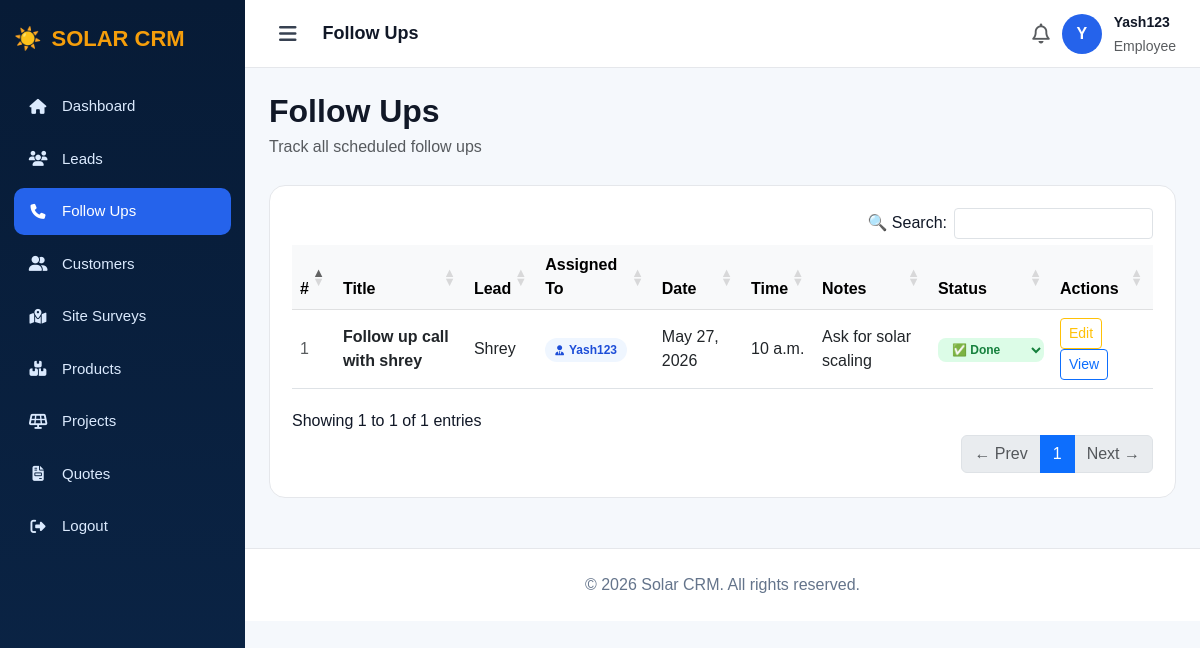
Screenshot of /followups/ (signed in) with the database file from the repository.
### app/models.py (models this page shows, shortened)
class FollowUp(models.Model):
    lead = models.ForeignKey(Lead, on_delete=models.CASCADE)
    title = models.CharField(max_length=200)
    follow_up_date = models.DateField()
    follow_up_time = models.TimeField(null=True, blank=True)
    notes = models.TextField(blank=True, null=True)
    done = models.BooleanField(default=False)
    created_at = models.DateTimeField(auto_now_add=True)

class Lead(models.Model):
    STATUS_CHOICES = [
        ('New', 'New'),
        ('Contacted', 'Contacted'),
        ('Qualified', 'Qualified'),
        ('Proposal', 'Proposal'),
        ('Won', 'Won'),
        ('Lost', 'Lost'),
    ]
    name = models.CharField(max_length=100)
    email = models.EmailField()
    phone = models.CharField(max_length=15)
    description = models.TextField(blank=True, null=True)
    status = models.CharField(max_length=50, choices=STATUS_CHOICES, default='New')
    budget = models.DecimalField(max_digits=12, decimal_places=2, default=0)
    created_at = models.DateTimeField(auto_now_add=True)
    assigned_to = models.ForeignKey(User, on_delete=models.SET_NULL, null=True, blank=True, related_name='assigned_leads')
    monthly_bill = models.DecimalField(max_digits=10, decimal_places=2, null=True, blank=True)
    solar_kwh_required = models.DecimalField(max_digits=6, decimal_places=2, null=True, blank=True)

### app/views.py (the view)
# urls.py: path('followups/', views.followups, name='followups'),
@login_required
def followups(request):
    if request.user.is_superuser:
        followups = FollowUp.objects.all().order_by('follow_up_date', 'follow_up_time')
    else:
        followups = FollowUp.objects.filter(lead__assigned_to=request.user).order_by('follow_up_date', 'follow_up_time')
    return render(request, 'followups.html', {'followups': followups})

### app/templates/followups.html (shortened to what this page needs)
<!DOCTYPE html>
<html>
<head>
    <link href="https://cdn.jsdelivr.net/npm/bootstrap@5.3.0/dist/css/bootstrap.min.css" rel="stylesheet">
    <link href="https://cdnjs.cloudflare.com/ajax/libs/font-awesome/6.5.1/css/all.min.css" rel="stylesheet">
    <link rel="stylesheet" href="https://cdn.datatables.net/1.13.6/css/dataTables.bootstrap5.min.css">
    <link rel="stylesheet" href="https://cdn.datatables.net/buttons/2.4.1/css/buttons.bootstrap5.min.css">
</head>
<body>
<div class="sidebar" id="sidebar">
    <div class="brand">☀️ <span class="brand-text"><span>SOLAR</span> CRM</span></div>
    <div class="menu">
        <a href="/dashboard/"><i class="fa-solid fa-house"></i><span class="menu-label">Dashboard</span></a>
        <a href="/leads/"><i class="fa-solid fa-users"></i><span class="menu-label">Leads</span></a>
        <a href="/followups/" class="active"><i class="fa-solid fa-phone"></i><span class="menu-label">Follow Ups</span></a>
        <a href="/customers/"><i class="fa-solid fa-user-group"></i><span class="menu-label">Customers</span></a>
         <a href="/site-surveys/"><i class="fa-solid fa-map-location-dot"></i><span class="menu-label">Site Surveys</span></a>
         <a href="/products/"><i class="fa-solid fa-boxes-stacked"></i><span class="menu-label"> Products</span></a>
        <a href="/projects/"><i class="fa-solid fa-solar-panel"></i><span class="menu-label">Projects</span></a>
        <a href="/quotes/"><i class="fa-solid fa-file-invoice"></i><span class="menu-label">Quotes</span></a>
        <a href="/logout/"><i class="fa-solid fa-right-from-bracket"></i><span class="menu-label">Logout</span></a>
    </div>
</div>
<div class="main" id="main">
    <div class="topbar">
        <div class="d-flex align-items-center gap-3">
            <button class="hamburger" onclick="toggleSidebar()"><i class="fa-solid fa-bars"></i></button>
            <strong style="font-size:18px;">Follow Ups</strong>
        </div>
        <div class="admin-box">
            <i class="fa-regular fa-bell fs-5 text-muted"></i>
            <div class="avatar">{{ request.user.username|slice:":1"|upper }}</div>
            <div><strong style="font-size:14px;">{{ request.user.username }}</strong><br>
            <small class="text-muted">{% if request.user.is_superuser %}Admin{% else %}Employee{% endif %}</small></div>
        </div>
    </div>
    <div class="content">
        <div class="page-header">
            <div><h2>Follow Ups</h2><p class="text-muted mb-0">Track all scheduled follow ups</p></div>
        </div>
        <div class="panel">
            {% if followups %}
            <div class="table-responsive">
                <table id="dataTable" class="table table-hover align-middle mb-0">
                    <thead class="table-light">
                        <tr>
                            <th>#</th>
                            <th>Title</th>
                            <th>Lead</th>
                            <th>Assigned To</th>
                            <th>Date</th>
                            <th>Time</th>
                            <th>Notes</th>
                            <th>Status</th>
                            <th>Actions</th>
                        </tr>
                    </thead>
                    <tbody>
                        {% for f in followups %}
                        <tr>
                            <td class="text-muted">{{ forloop.counter }}</td>
                            <td><strong>{{ f.title }}</strong></td>
                            <td>{{ f.lead.name }}</td>
                            <td>
                                {% if f.lead.assigned_to %}
                                <span class="assigned-badge">
                                    <i class="fa-solid fa-user-tie"></i>
                                    {{ f.lead.assigned_to.username }}
                                </span>
                                {% else %}
                                <span class="text-muted" style="font-size:12px;">Unassigned</span>
                                {% endif %}
                            </td>
                            <td>{{ f.follow_up_date }}</td>
                            <td>{{ f.follow_up_time|default:"—" }}</td>
                            <td>{{ f.notes|truncatechars:35|default:"—" }}</td>
                            <td>
                                <select
                                    class="status-select {% if f.done %}status-done{% else %}status-pending{% endif %}"
                                    data-followup-id="{{ f.id }}"
                                    onchange="changeFollowUpStatus(this.dataset.followupId, this)">
                                    <option value="done" {% if f.done %}selected{% endif %}>✅ Done</option>
                                </select>
                            </td>
                            <td>
                                <a href="/followups/{{ f.id }}/edit/" class="btn btn-sm btn-outline-warning">Edit</a>
                                <a href="/followups/{{ f.id }}/view/" class="btn btn-sm btn-outline-primary">View</a>
                            </td>
                        </tr>
                        {% endfor %}
                    </tbody>
                </table>
            </div>
            {% else %}
            <div class="text-center py-5">
                <i class="fa-solid fa-phone fa-3x text-muted mb-3"></i>
                <p class="text-muted">No follow ups yet.</p>
                {% if request.user.is_superuser %}<a href="/followups/add/" class="add-btn">+ Add First Follow Up</a>{% endif %}
            </div>
            {% endif %}
        </div>
    </div>
    <div class="footer">© 2026 Solar CRM. All rights reserved.</div>
</div>
</body>
</html>

### app/templates/followups.html (style rules this page uses)
* { box-sizing: border-box; }
body { margin: 0; background: #f5f8fc; font-family: Arial, sans-serif; color: #111827; }
.sidebar { width: 245px; height: 100vh; position: fixed; left: 0; top: 0; background: linear-gradient(180deg, #071b36, #0b2547); color: white; padding: 22px 14px; overflow-y: auto; overflow-x: hidden; transition: width 0.3s ease; z-index: 1000; }
.brand { font-size: 22px; font-weight: 800; margin-bottom: 28px; display: flex; align-items: center; gap: 10px; white-space: nowrap; overflow: hidden; }
.brand span { color: #f59e0b; }
.menu a { display: flex; align-items: center; gap: 14px; padding: 12px 14px; margin-bottom: 6px; color: #dbeafe; text-decoration: none; border-radius: 10px; font-size: 15px; white-space: nowrap; overflow: hidden; transition: all 0.2s; }
.menu a i { flex-shrink: 0; width: 20px; text-align: center; }
.menu a.active, .menu a:hover { background: #2563eb; color: white; }
.main { margin-left: 245px; min-height: 100vh; transition: margin-left 0.3s ease; }
.topbar { height: 68px; background: white; border-bottom: 1px solid #e5e7eb; padding: 0 24px; display: flex; align-items: center; justify-content: space-between; position: sticky; top: 0; z-index: 999; }
.hamburger { cursor: pointer; font-size: 20px; color: #374151; background: none; border: none; padding: 6px 10px; border-radius: 8px; }
.admin-box { display: flex; align-items: center; gap: 12px; }
.avatar { width: 40px; height: 40px; border-radius: 50%; background: #2563eb; display: flex; align-items: center; justify-content: center; color: white; font-weight: bold; font-size: 16px; }
.content { padding: 24px; }
.page-header { display: flex; justify-content: space-between; align-items: center; margin-bottom: 26px; }
.page-header h2 { font-weight: 800; margin-bottom: 5px; }
.panel { background: white; border: 1px solid #e5e7eb; border-radius: 16px; padding: 22px; }
.footer { text-align: center; padding: 24px; color: #64748b; border-top: 1px solid #e5e7eb; background: white; margin-top: 26px; }
.status-select { border: none; border-radius: 8px; padding: 4px 10px; font-size: 12px; font-weight: 600; cursor: pointer; outline: none; }
.status-done { background: #dcfce7; color: #15803d; }
.assigned-badge { display: inline-flex; align-items: center; gap: 5px; background: #eff6ff; color: #1d4ed8; border-radius: 20px; padding: 3px 10px; font-size: 12px; font-weight: 600; }
.assigned-badge i { font-size: 10px; }

### rows the page displays
FollowUp: title "Follow up call with shrey", lead.name "Shrey", lead.assigned_to.username "Yash123", follow_up_date "May 27, 2026", follow_up_time "10 a.m.", notes "Ask for solar scaling", done+id "✅ Done"

### other values shown
{{ request.user.username|slice:":1"|upper }} "Y"
{{ request.user.username }} "Yash123"
